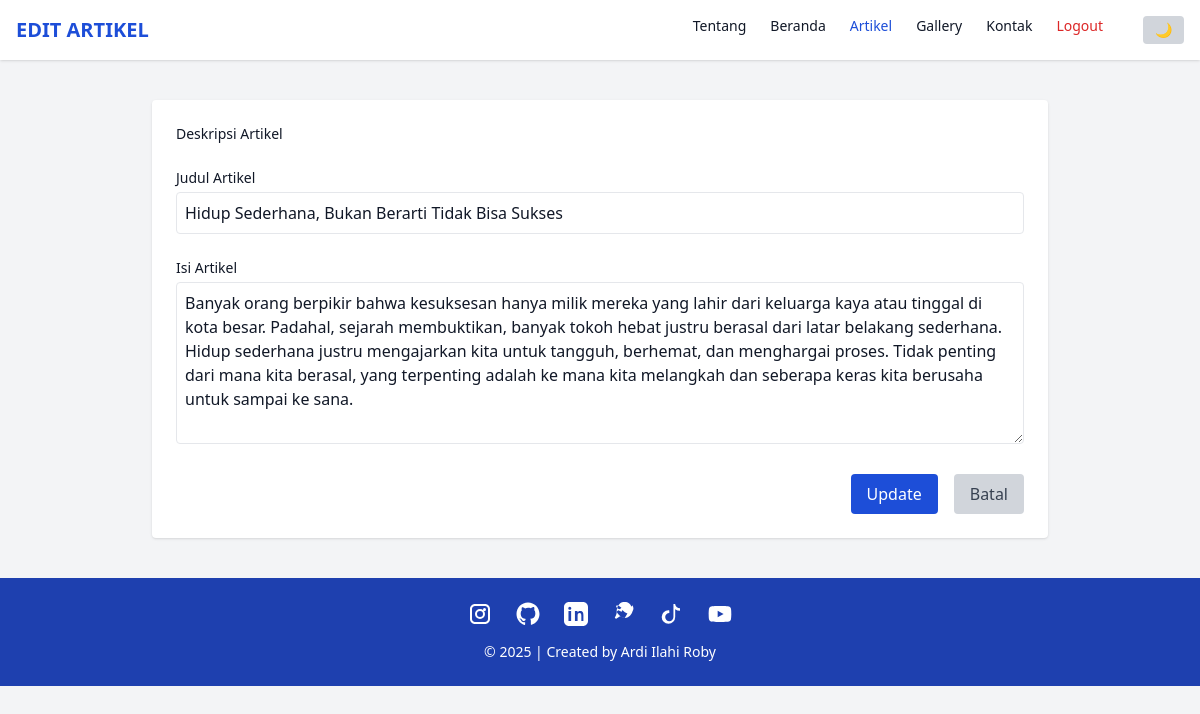
The app's page /admin/edit_artikel.php?id_artikel=2 (signed in) with its own data.
### tables this page shows
CREATE TABLE `tbl_artikel` (
  `id_artikel` int(11) NOT NULL,
  `nama_artikel` varchar(100) NOT NULL,
  `isi_artikel` text NOT NULL
);

### admin/edit_artikel.php (the view, shortened to what this page needs)
<?php
include('../koneksi.php');
if (isset($_GET['id_artikel'])) {
    $id_artikel = $_GET['id_artikel'];
    $query = mysqli_query($db, "SELECT * FROM tbl_artikel WHERE id_artikel = '$id_artikel'");
    if ($query && mysqli_num_rows($query) > 0) {
        $data = mysqli_fetch_assoc($query);
    } else {
        die("Artikel tidak ditemukan.");
    }
} else {
    die("ID artikel tidak tersedia.");
}
?>
<!DOCTYPE html>
<html lang="id">
<head>
    <script src="https://cdn.tailwindcss.com"></script>
</head>
<body class="bg-gray-100 dark:bg-gray-900 text-gray-900 dark:text-white min-h-screen">
    <nav class="bg-white dark:bg-gray-800 shadow p-4 flex justify-between items-center">
        <h1 class="text-xl font-bold text-blue-700 dark:text-blue-300">EDIT ARTIKEL</h1>
        <ul class="flex space-x-6 text-sm font-medium">
            <li><a href="about.php" class="hover:text-blue-600 dark:hover:text-blue-400">Tentang</a></li>
            <li><a href="beranda_admin.php" class="hover:text-blue-600 dark:hover:text-blue-400">Beranda</a></li>
            <li><a href="data_artikel.php" class="text-blue-700 dark:text-blue-300">Artikel</a></li>
            <li><a href="data_gallery.php" class="hover:text-blue-600 dark:hover:text-blue-400">Gallery</a></li>
            <li><a href="data_contact.php" class="hover:text-blue-600 dark:hover:text-blue-400">Kontak</a></li>
            <li><a href="logout.php" onclick="return confirm('Apakah anda yakin ingin keluar?');"
                    class="text-red-600 hover:underline">Logout</a></li>
            <li>
                <button onclick="document.documentElement.classList.toggle('dark')"
                    class="ml-4 bg-gray-300 dark:bg-gray-600 text-sm px-3 py-1 rounded">
                    🌙
                </button>
            </li>
        </ul>
    </nav>
    <div class="max-w-4xl mx-auto bg-white dark:bg-gray-800 shadow rounded p-6 mt-10">
        <label for="artikel" class="block mb-2 text-sm font-medium">Deskripsi Artikel</label>
        <form action="proses_edit_artikel.php" method="post" class="space-y-6">
            <div>
                <label for="nama_artikel" class="block text-sm font-medium mb-1">Judul Artikel</label>
                <input type="text" id="nama_artikel" name="nama_artikel" required
                    value="<?= htmlspecialchars($data['nama_artikel']); ?>"
                    class="w-full p-2 border rounded focus:outline-none focus:ring focus:border-blue-500 dark:bg-gray-700 dark:text-white dark:border-gray-600">
            </div>
            <div>
                <label for="isi_artikel" class="block text-sm font-medium mb-1">Isi Artikel</label>
                <textarea id="isi_artikel" name="isi_artikel" rows="6" required
                    class="w-full p-2 border rounded focus:outline-none focus:ring focus:border-blue-500 dark:bg-gray-700 dark:text-white dark:border-gray-600"><?= htmlspecialchars($data['isi_artikel']); ?></textarea>
            </div>
            <div class="flex justify-end space-x-4">
                <button type="submit"
                    class="bg-blue-700 text-white px-4 py-2 rounded hover:bg-blue-800 transition">Update</button>
                <a href="data_artikel.php"
                    class="bg-gray-300 text-gray-700 px-4 py-2 rounded hover:bg-gray-400 dark:bg-gray-600 dark:text-white dark:hover:bg-gray-700">Batal</a>
            </div>
        </form>
    </div>
    <footer class="bg-blue-800 dark:bg-blue-900 text-white text-center py-6 mt-10">
        <div class="flex justify-center space-x-6 mb-4">
            <a href="https://www.instagram.com/ardi_air?igsh=c2RmYzRhcmpqd3Jl" target="_blank"
                class="hover:scale-110 transition-transform">
            </a>
            <a href="https://github.com/ardiilahiroby/portfolio-tailwind-css" target="_blank"
                class="hover:scale-110 transition-transform">
            </a>
            <a href="https://www.linkedin.com/in/ardi-ilahi-roby-3746b224a" target="_blank"
                class="hover:scale-110 transition-transform">
            </a>
            <a href="https://wa.me/qr/JUM66GUQ26MEL1" target="_blank" class="hover:scale-110 transition-transform">
            </a>
            <a href="https://www.tiktok.com/@ardiilahiroby_12" target="_blank"
                class="hover:scale-110 transition-transform">
                <svg xmlns="http://www.w3.org/2000/svg" fill="white" viewBox="0 0 24 24" class="w-6 h-6">
                    <path
                        d="M12.75 2h2.438c.106 1.346.736 2.482 1.727 3.24a5.536 5.536 0 003.085 1.064v2.48a7.925 7.925 0 01-4.812-1.549v7.837a6.75 6.75 0 11-6.75-6.75c.3 0 .593.027.875.075v2.54a4.125 4.125 0 104.125 4.125V2z" />
                </svg>
            </a>
            <a href="https://youtube.com/@ardiilahiroby12" target="_blank" class="hover:scale-110 transition-transform">
            </a>
        </div>
        <p class="text-sm">&copy; <?php echo date('Y'); ?> | Created by Ardi Ilahi Roby</p>
    </footer>
</body>
</html>

### records on screen
tbl_artikel: nama_artikel "Hidup Sederhana, Bukan Berarti Tidak Bisa Sukses", isi_artikel "Banyak orang berpikir bahwa kesuksesan hanya milik mereka yang lahir dari keluarga kaya atau tinggal di kota besar. Padahal, sejarah membuktikan, banyak tokoh hebat justru berasal dari latar belakang sederhana. Hidup sederhana justru mengajarkan kita untuk tangguh, berhemat, dan menghargai proses. Tidak penting dari mana kita berasal, yang terpenting adalah ke mana kita melangkah dan seberapa keras kita berusaha untuk sampai ke sana."
